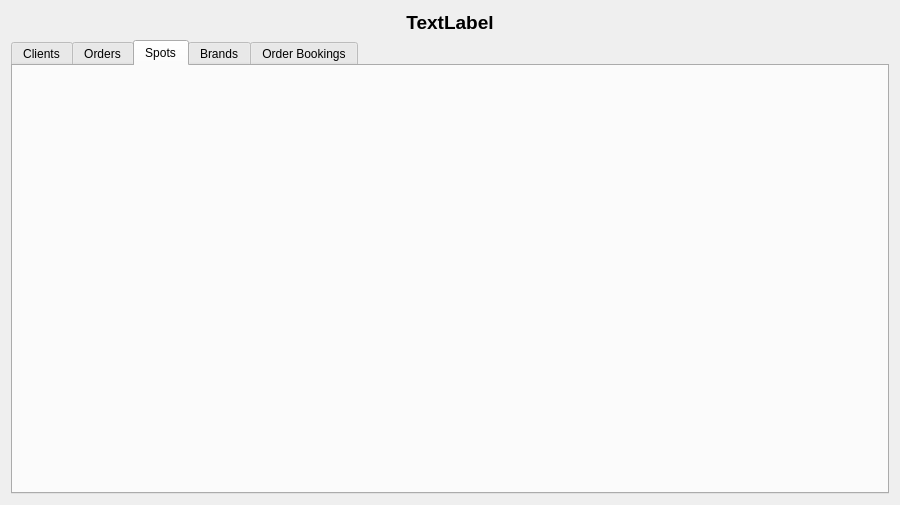
<?xml version="1.0" encoding="UTF-8"?>
<ui version="4.0">
 <class>MergedBrowser</class>
 <widget class="QDialog" name="MergedBrowser">
  <property name="geometry">
   <rect>
    <x>0</x>
    <y>0</y>
    <width>900</width>
    <height>505</height>
   </rect>
  </property>
  <property name="sizePolicy">
   <sizepolicy hsizetype="Expanding" vsizetype="Expanding">
    <horstretch>0</horstretch>
    <verstretch>0</verstretch>
   </sizepolicy>
  </property>
  <property name="windowTitle">
   <string>Dialog</string>
  </property>
  <layout class="QVBoxLayout" name="verticalLayout_2">
   <item>
    <layout class="QHBoxLayout" name="hlTitle">
     <item>
      <widget class="QLabel" name="lblTitle">
       <property name="font">
        <font>
         <pointsize>14</pointsize>
         <bold>true</bold>
        </font>
       </property>
       <property name="text">
        <string>TextLabel</string>
       </property>
       <property name="alignment">
        <set>Qt::AlignCenter</set>
       </property>
      </widget>
     </item>
    </layout>
   </item>
   <item>
    <widget class="QTabWidget" name="tabMain">
     <property name="currentIndex">
      <number>2</number>
     </property>
     <widget class="QWidget" name="tab">
      <attribute name="title">
       <string>Clients</string>
      </attribute>
      <layout class="QVBoxLayout" name="verticalLayout">
       <item>
        <layout class="QVBoxLayout" name="vlClient"/>
       </item>
      </layout>
     </widget>
     <widget class="QWidget" name="tab_2">
      <attribute name="title">
       <string>Orders</string>
      </attribute>
      <layout class="QVBoxLayout" name="verticalLayout_3">
       <item>
        <layout class="QVBoxLayout" name="vlOrder"/>
       </item>
      </layout>
     </widget>
     <widget class="QWidget" name="tab_3">
      <attribute name="title">
       <string>Spots</string>
      </attribute>
      <layout class="QVBoxLayout" name="verticalLayout_4">
       <item>
        <layout class="QVBoxLayout" name="vlSpot"/>
       </item>
      </layout>
     </widget>
     <widget class="QWidget" name="tab_4">
      <attribute name="title">
       <string>Brands</string>
      </attribute>
      <layout class="QVBoxLayout" name="verticalLayout_5">
       <item>
        <layout class="QVBoxLayout" name="vlBrand"/>
       </item>
      </layout>
     </widget>
     <widget class="QWidget" name="tab_5">
      <attribute name="title">
       <string>Order Bookings</string>
      </attribute>
      <layout class="QVBoxLayout" name="verticalLayout_6">
       <item>
        <layout class="QVBoxLayout" name="vlBooking"/>
       </item>
      </layout>
     </widget>
    </widget>
   </item>
  </layout>
 </widget>
 <resources/>
 <connections/>
</ui>
